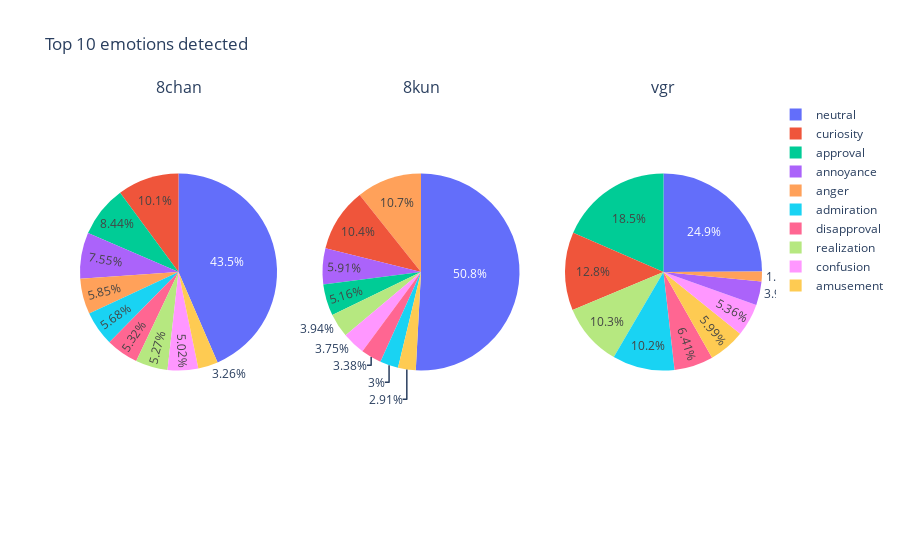

Notebook code for this chart:
### Code cell
# Emotion Detection
n = 10

sent1 = df_8chan_analysis["sentiment"].value_counts().to_frame()\
  .reset_index().rename(columns={"sentiment":"8chan", "index":"sentiment"})
sent2 = df_8kun_analysis["sentiment"].value_counts().to_frame()\
  .reset_index().rename(columns={"sentiment":"8kun", "index":"sentiment"})
sent3 = df_vgr_analysis["sentiment"].value_counts().to_frame()\
  .reset_index().rename(columns={"sentiment":"vgr", "index":"sentiment"})

sentiment_df = pd.merge(sent1, sent2, on='sentiment')
sentiment_df = pd.merge(sentiment_df, sent3, on='sentiment')

# Make vis
fig = make_subplots(rows=1, cols=3, specs=[[{"type": "pie"}, {"type": "pie"}, {"type": "pie"}]], subplot_titles=("8chan", "8kun", "vgr"))

fig.add_trace(go.Pie(labels=sentiment_df.sentiment[:n], values=sentiment_df["8chan"]), row=1, col=1)

fig.add_trace(go.Pie(labels=sentiment_df.sentiment[:n], values=sentiment_df["8kun"]), row=1, col=2)

fig.add_trace(go.Pie(labels=sentiment_df.sentiment[:n], values=sentiment_df["vgr"]), row=1, col=3)


# Update layout properties for spacing and sizing
#fig.update_layout(height=400, width=900, showlegend=False)
fig.update_layout(title_text=f"Top {n} emotions detected")
# Show the chart
fig.show()

### Figure 1 — Plotly figure (JSON) as saved in the notebook; plotly's stock layout.template omitted (floating-point values rounded to 4 significant figures)
{"data": [{"domain": {"x": [0, 0.2889], "y": [0, 1]}, "labels": ["neutral", "curiosity", "approval", "annoyance", "anger", "admiration", "disapproval", "realization", "confusion", "amusement"], "type": "pie", "values": [10138, 2354, 1966, 1760, 1363, 1324, 1239, 1229, 1170, 760, 604, 539, 424, 403, 382, 378, 330, 321, 249, 237, 230, 226, 225, 97, 83, 29, 29, 18]}, {"domain": {"x": [0.3556, 0.6444], "y": [0, 1]}, "labels": ["neutral", "curiosity", "approval", "annoyance", "anger", "admiration", "disapproval", "realization", "confusion", "amusement"], "type": "pie", "values": [542, 111, 55, 63, 114, 32, 36, 42, 40, 31, 18, 24, 16, 15, 17, 16, 8, 7, 19, 17, 7, 1, 12, 4, 3, 1, 1, 1]}, {"domain": {"x": [0.7111, 1], "y": [0, 1]}, "labels": ["neutral", "curiosity", "approval", "annoyance", "anger", "admiration", "disapproval", "realization", "confusion", "amusement"], "type": "pie", "values": [7226, 3721, 5357, 1135, 470, 2964, 1860, 2986, 1555, 1737, 2459, 303, 790, 1481, 412, 462, 475, 650, 401, 271, 415, 316, 470, 131, 97, 23, 62, 19]}], "layout": {"annotations": [{"font": {"size": 16}, "showarrow": false, "text": "8chan", "x": 0.1444, "xanchor": "center", "xref": "paper", "y": 1, "yanchor": "bottom", "yref": "paper"}, {"font": {"size": 16}, "showarrow": false, "text": "8kun", "x": 0.5, "xanchor": "center", "xref": "paper", "y": 1, "yanchor": "bottom", "yref": "paper"}, {"font": {"size": 16}, "showarrow": false, "text": "vgr", "x": 0.8556, "xanchor": "center", "xref": "paper", "y": 1, "yanchor": "bottom", "yref": "paper"}], "title": {"text": "Top 10 emotions detected"}}}
